Frame 1 (no input): blank canvas, image omitted
Frame 60 (no input): blank canvas, image omitted
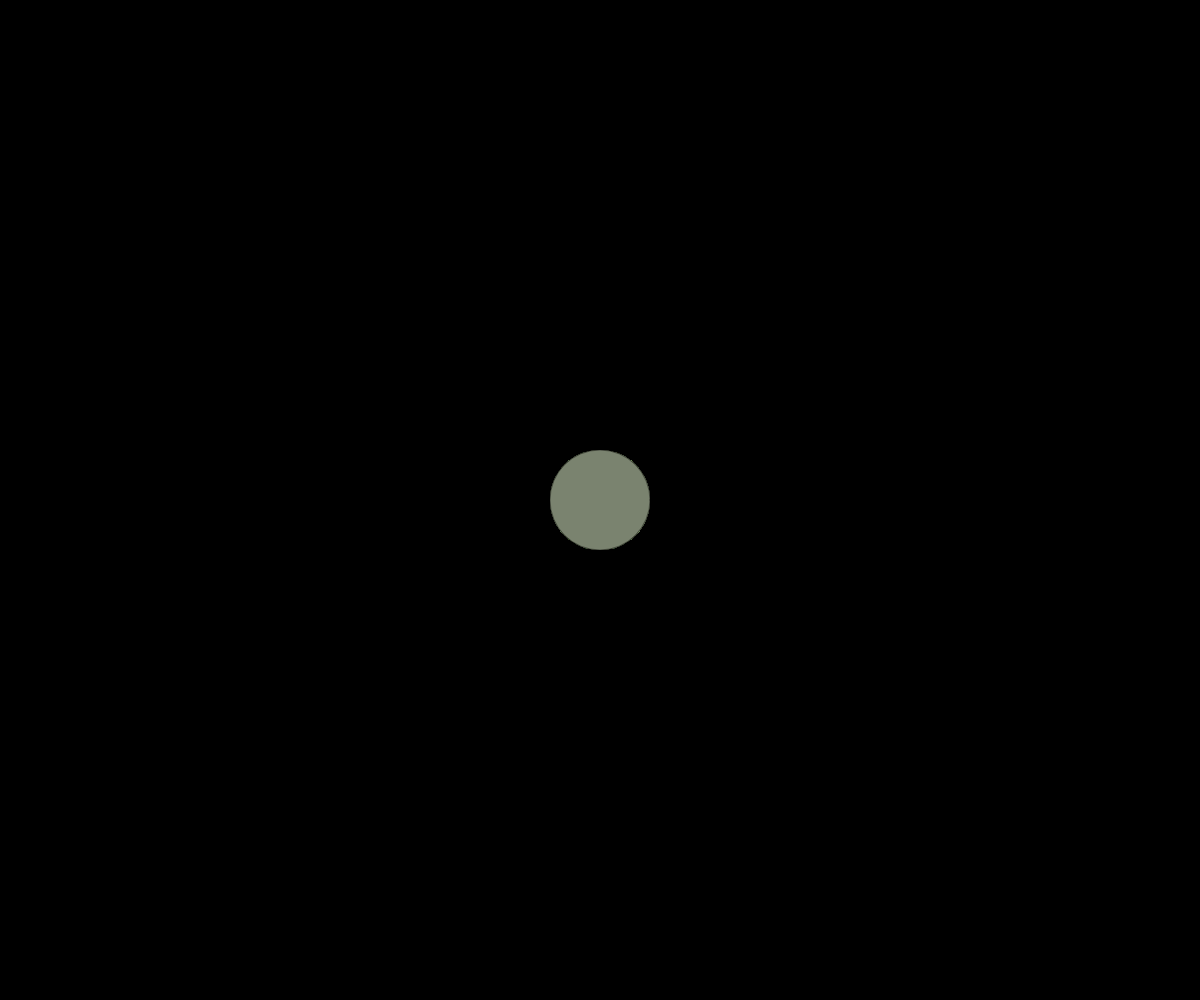
Frame 120 (the mouse pressed at the canvas centre since frame 60)

The p5.js sketch whose frames 1 and 60 were blank and that drew this single picture after the mouse press (run headless with seeded random() and noise() and a simulated clock; from frame 60 on, the mouse is pressed at the canvas centre):

// p5.js sketch
// ── sketch.js
var temps= 0.03

function setup() {
  createCanvas(windowWidth,windowHeight)
  background(0)
  stroke(0, 100);
}

function draw() {
  n=noise(temps)
  var r= 255*n

  n=noise(temps+1989)
  var g= 255*n

  n=noise(temps+1000)
  var b= 255*n

  var c = color(r, g, b);

  fill(c)
  //ellipse(80,60,100,100)
  temps = temps+0.04

  variableEllipse(mouseX, mouseY, pmouseX, pmouseY);

}


function variableEllipse (x,y,px,py) {
  // speed = abs(x-px) + abs(y-py);
  var diametre = map(mouseX, 0, width, 0, 200);
  // diametre = speed;
  ellipse(x, y, diametre);
}
